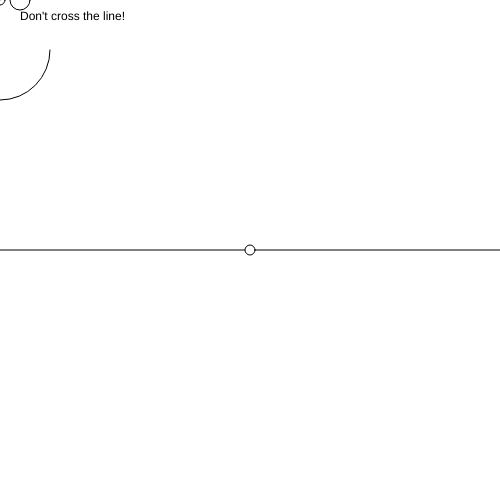
Frame 1 (no input)
Frame 60 (no input): identical to frame 1, image omitted
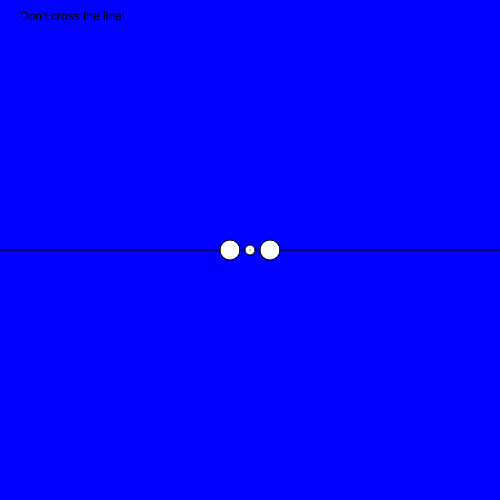
Frame 120 (the mouse pressed at the canvas centre since frame 60)

The p5.js sketch that drew these frames (run headless with seeded random() and noise() and a simulated clock; from frame 60 on, the mouse is pressed at the canvas centre):

// p5.js sketch
// ── sketch.js
//var currentWidth = width; will not work outside of p5 functions
//var currentHeight = height;

//Global variables are available everywhere
var backgroundColor = "white";
var eyePosX = 0;
var eyePosY = 0;
var eyeOffset = 20;
var eyeSize = 20;

var instruction = "Don't cross the line!";


function setup() {
  // put setup code here
createCanvas(500,500);
eyePosX = width/2;
eyePosY = 100;


}

function draw() {
  // put drawing code here
  background(backgroundColor);
  text(instruction,20,20);
  line(0,height/2,width,height/2);

  eyePosX = mouseX;
  eyePosY = mouseY;

  ellipse(width/2,height/2,10,10);
  ellipse(mouseX,mouseY,10,10);

  point(eyePosX,eyePosY);
  ellipse(eyePosX-eyeOffset,eyePosY,eyeSize,eyeSize);
  ellipse(eyePosX+eyeOffset,eyePosY,eyeSize,eyeSize);


  if(mouseY > height/2){
    //run this code
    console.log("Below line");
    angleMode(DEGREES);
    arc(eyePosX,eyePosY+80,100,100,180,0);
  }

  if(mouseY < height/2){
    //run this code
    console.log("Above line");
    angleMode(DEGREES);
    arc(eyePosX,eyePosY+50,100,100,0,180);
  }

}


  //end of the draw loop

  function mousePressed(){
   backgroundColor = "blue";
  }

  function mouseReleased(){
    backgroundColor = "white";
  }

  function keyPressed(){
    console.log("letter: "+ key + "keycode: "+keyCode);
    if(key == "a"){
      console.log("the letter is a");

    }else if(key == "r"){
    backgroundColor = "red";

  }else{
    backgroundColor ="green";


}

    if(keyCode == 65){
      console.log("the keycode is a");

    }

  }
